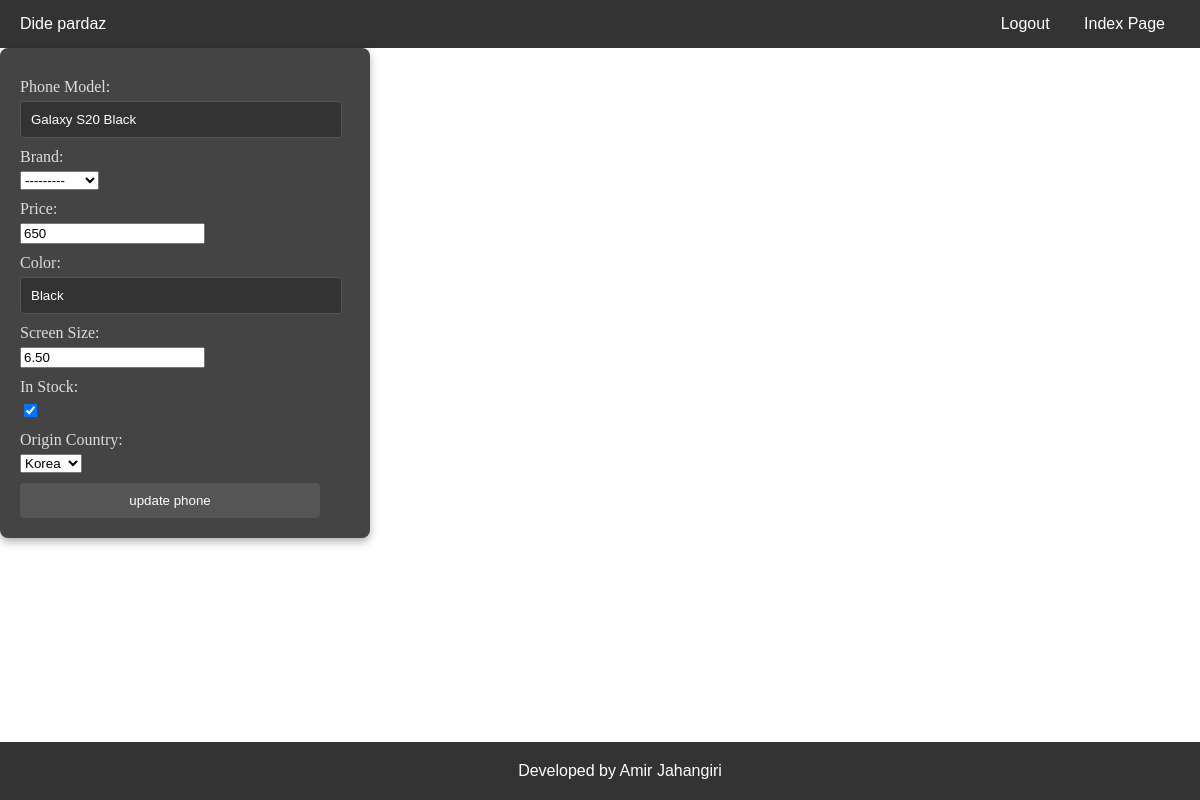
The app's page /update-phone/2 (signed in), older data.
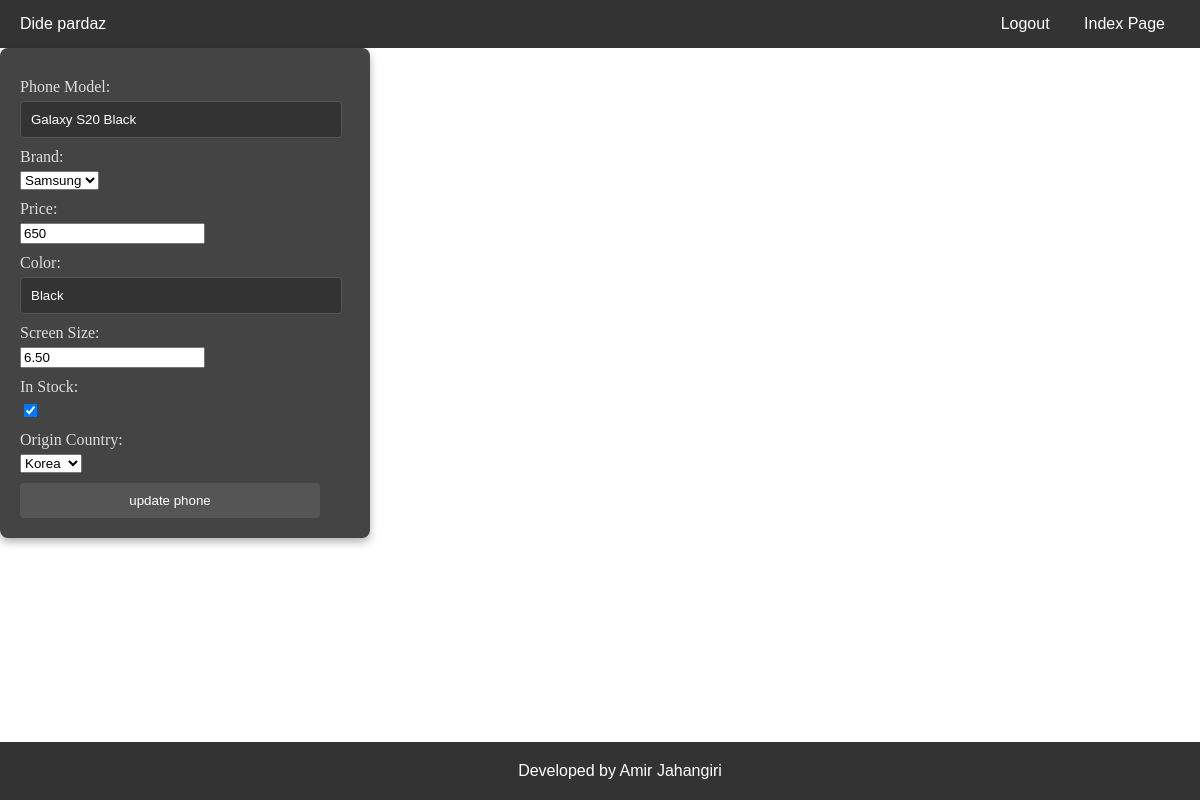
The same page, newer data.
### phone/models.py (models this page shows, shortened)
class Phone(models.Model):
    model = models.CharField(max_length=100, unique=True, verbose_name='phone Model', db_index=True)
    brand = models.ForeignKey('Brand', on_delete=models.CASCADE, verbose_name='Brand', related_name='phones', null=True,
                              blank=True)  # todo : remnvoe null blank
    price = models.PositiveIntegerField(validators=[MinValueValidator(1), ], verbose_name='Price', db_index=True)
    color = models.CharField(max_length=100, verbose_name='Color')
    screen_size = models.DecimalField(
        max_digits=4,
        decimal_places=2,
        validators=[MinValueValidator(0.01)],
        verbose_name='Screen Size'
    )
    in_stock = models.BooleanField(default=True, verbose_name='In Stock')
    origin_country = models.ForeignKey('Country', on_delete=models.CASCADE, verbose_name='Origin Country',
                                       db_index=True)
    created_at = models.DateTimeField(auto_now_add=True, verbose_name='Created at', null=True, blank=True)
    updated_at = models.DateTimeField(auto_now=True, verbose_name='Updated at', null=True, blank=True)
    is_active = models.BooleanField(default=True, verbose_name='is Active')

### phone/views.py (the view, shortened to what this page needs)
# urls.py: path('update-phone/<int:id>', views.UpdatePhoneView.as_view(), name='update-phone'),
class UpdatePhoneView(LoginRequiredMixin, View):
    template_name = 'phone/update_phone.html'
    form_class = CreateUpdatePhoneForm
    def setup(self, request, *args, **kwargs):
        self.phone_instance = get_object_or_404(Phone, id=kwargs.get('id'))
        return super().setup(request, *args, **kwargs)
    def get(self, request, *args, **kwargs):
        form = self.form_class(instance=self.phone_instance)
        return render(request, 'phone/update_phone.html', {'form': form})

### phone/forms.py
class CreateUpdatePhoneForm(forms.ModelForm):
    class Meta:
        model = Phone
        fields = ['model', 'brand', 'price', 'color', 'screen_size', 'in_stock', 'origin_country']

### phone/models.py (called while the page is built)
    def __str__(self):
        return self.name

    def __str__(self):
        return self.title

### phone/templates/phone/update_phone.html (shortened to what this page needs)
{% extends 'base.html' %}
{% block content %}
    <form action="" method="post">
        {{ form.as_p }}
        <button type="submit" value="create phone">update phone</button>
    </form>
{% endblock %}

Row changes from the older to the newer data that the page shows:
changed Phone "Galaxy S20 Black": brand "---------" → "Samsung"
